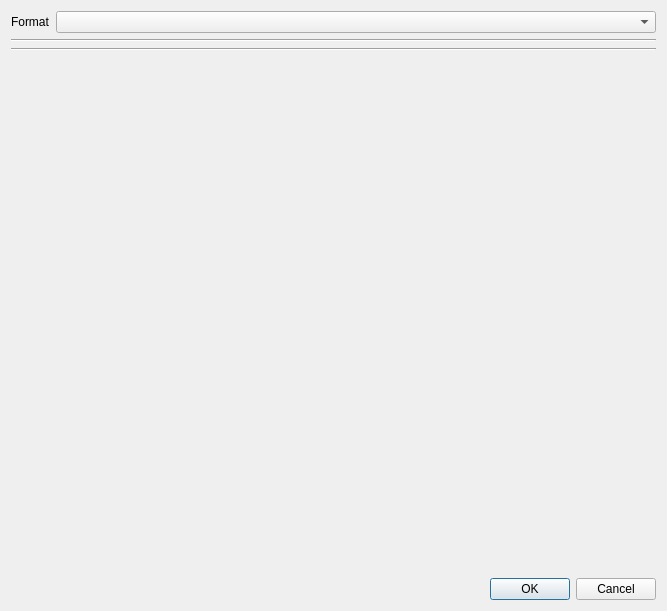
<?xml version="1.0" encoding="UTF-8"?>
<ui version="4.0">
 <class>ReosSaveGriddedRainfallAsDialog</class>
 <widget class="QDialog" name="ReosSaveGriddedRainfallAsDialog">
  <property name="geometry">
   <rect>
    <x>0</x>
    <y>0</y>
    <width>667</width>
    <height>611</height>
   </rect>
  </property>
  <property name="windowTitle">
   <string>Save Gridded Precipitation As...</string>
  </property>
  <layout class="QVBoxLayout" name="verticalLayout">
   <item>
    <widget class="QScrollArea" name="scrollArea">
     <property name="frameShape">
      <enum>QFrame::NoFrame</enum>
     </property>
     <property name="widgetResizable">
      <bool>true</bool>
     </property>
     <widget class="QWidget" name="scrollAreaWidgetContents_2">
      <property name="geometry">
       <rect>
        <x>0</x>
        <y>0</y>
        <width>649</width>
        <height>562</height>
       </rect>
      </property>
      <layout class="QVBoxLayout" name="verticalLayout_2" stretch="0,0,0,0,1">
       <property name="leftMargin">
        <number>0</number>
       </property>
       <property name="topMargin">
        <number>0</number>
       </property>
       <property name="rightMargin">
        <number>0</number>
       </property>
       <property name="bottomMargin">
        <number>0</number>
       </property>
       <item>
        <layout class="QGridLayout" name="gridLayout" columnstretch="0,1,0">
         <item row="0" column="0">
          <widget class="QLabel" name="label">
           <property name="text">
            <string>Format</string>
           </property>
          </widget>
         </item>
         <item row="0" column="1" colspan="2">
          <widget class="QComboBox" name="mFormatCombo"/>
         </item>
        </layout>
       </item>
       <item>
        <widget class="Line" name="line">
         <property name="orientation">
          <enum>Qt::Horizontal</enum>
         </property>
        </widget>
       </item>
       <item>
        <layout class="QHBoxLayout" name="mProviderUriLayout"/>
       </item>
       <item>
        <widget class="Line" name="line_2">
         <property name="orientation">
          <enum>Qt::Horizontal</enum>
         </property>
        </widget>
       </item>
       <item>
        <widget class="ReosGriddedRainfallExportOptionsWidget" name="mOptionWidget" native="true"/>
       </item>
      </layout>
     </widget>
    </widget>
   </item>
   <item>
    <widget class="QDialogButtonBox" name="buttonBox">
     <property name="orientation">
      <enum>Qt::Horizontal</enum>
     </property>
     <property name="standardButtons">
      <set>QDialogButtonBox::Cancel|QDialogButtonBox::Ok</set>
     </property>
    </widget>
   </item>
  </layout>
 </widget>
 <customwidgets>
  <customwidget>
   <class>ReosGriddedRainfallExportOptionsWidget</class>
   <extends>QWidget</extends>
   <header>reosgriddedrainfallexportoptionswidget.h</header>
   <container>1</container>
  </customwidget>
 </customwidgets>
 <resources/>
 <connections>
  <connection>
   <sender>buttonBox</sender>
   <signal>accepted()</signal>
   <receiver>ReosSaveGriddedRainfallAsDialog</receiver>
   <slot>accept()</slot>
   <hints>
    <hint type="sourcelabel">
     <x>248</x>
     <y>254</y>
    </hint>
    <hint type="destinationlabel">
     <x>157</x>
     <y>274</y>
    </hint>
   </hints>
  </connection>
  <connection>
   <sender>buttonBox</sender>
   <signal>rejected()</signal>
   <receiver>ReosSaveGriddedRainfallAsDialog</receiver>
   <slot>reject()</slot>
   <hints>
    <hint type="sourcelabel">
     <x>316</x>
     <y>260</y>
    </hint>
    <hint type="destinationlabel">
     <x>286</x>
     <y>274</y>
    </hint>
   </hints>
  </connection>
 </connections>
</ui>
